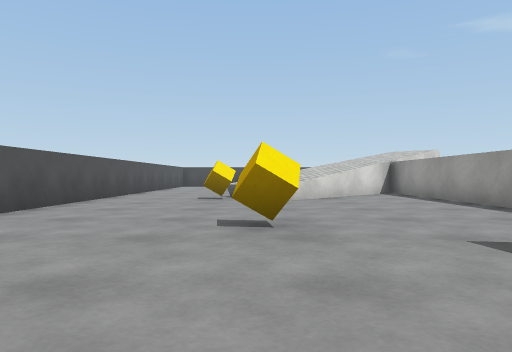
View 1 (above)

22 first-person views from a walk through a 3-D level made in the Unity game engine. The camera is 0.55 m above the floor, looks level and sees 70° across. The floor is counted in squares, 1 m on a side. Each view is taken from the middle of a square. On the plan, view 1 faces up. The plan holds only what a view shows up to about 9 squares ahead; the rest is blank. The player is left out. Surface patterns are stand-ins for the level's own textures.

View 2
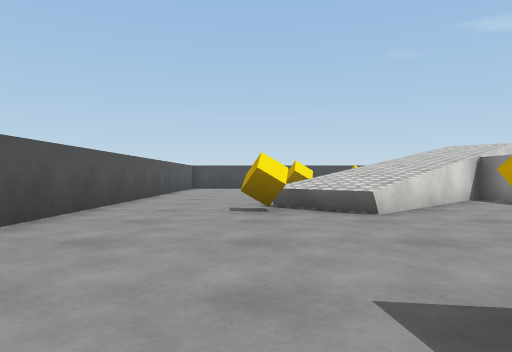

View 3
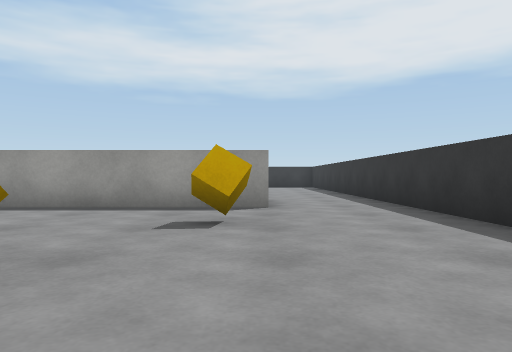

View 4
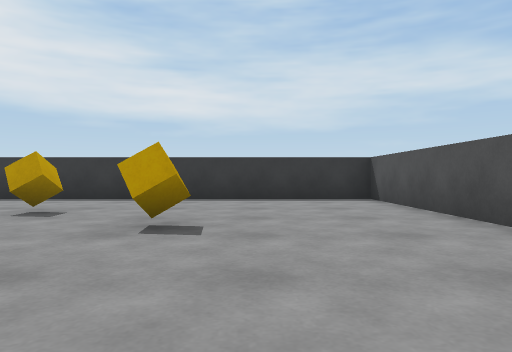

View 5
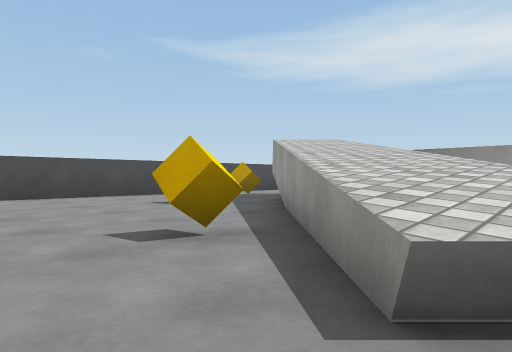

View 6
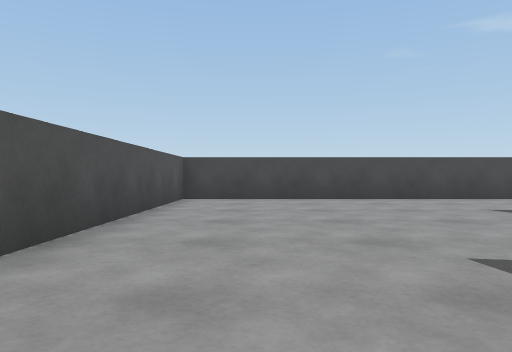

View 7
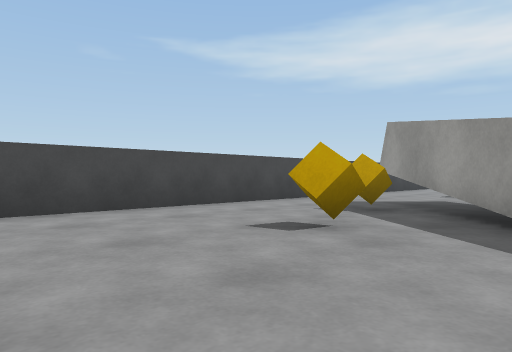

View 8
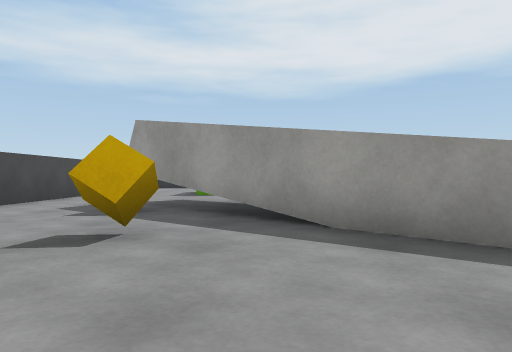

View 9
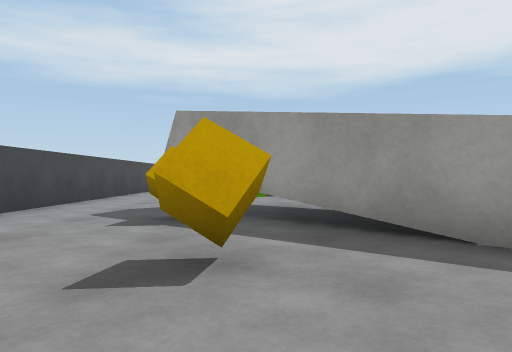

View 10
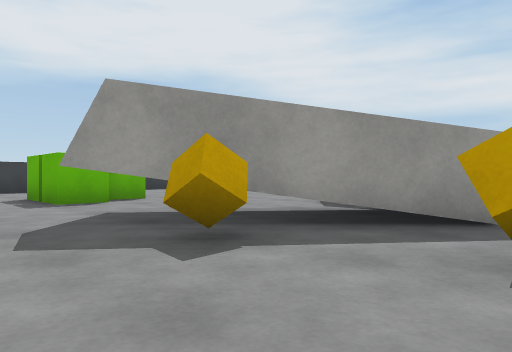

View 11
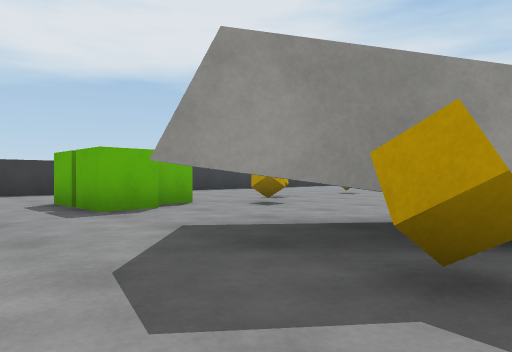

View 12
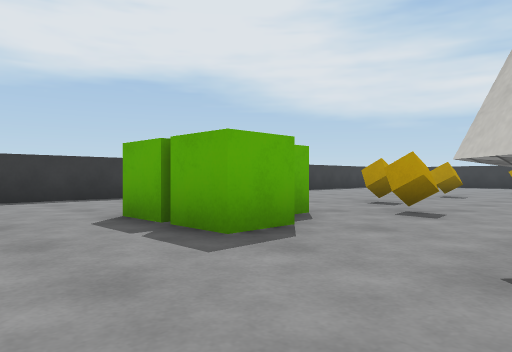

View 13
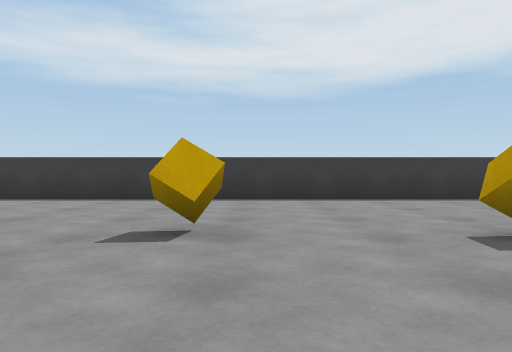

View 14
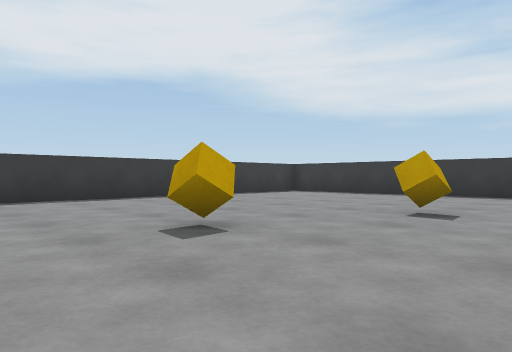

View 15
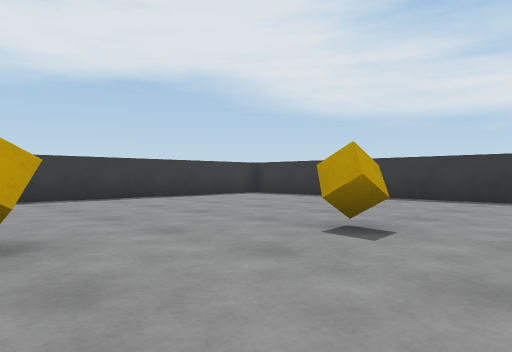

View 16
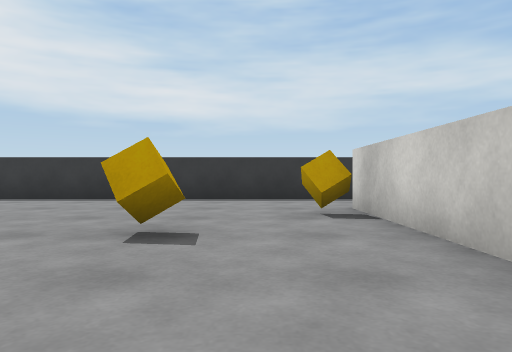

View 17
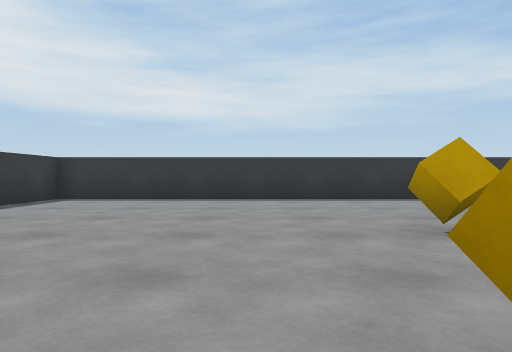

View 18
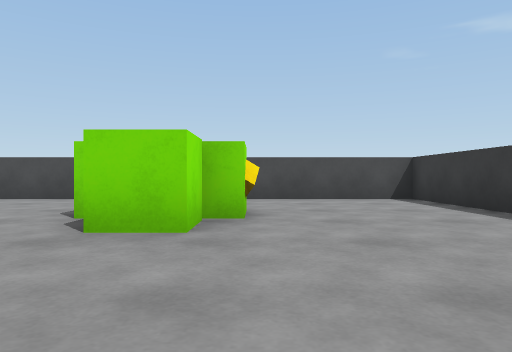

View 19
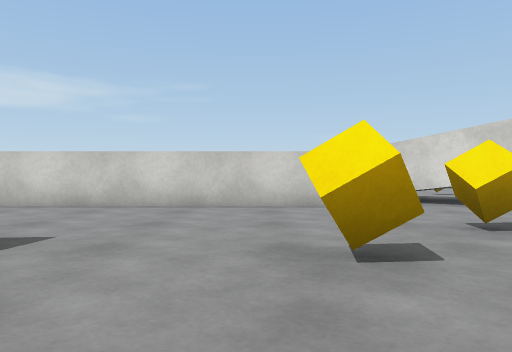

View 20
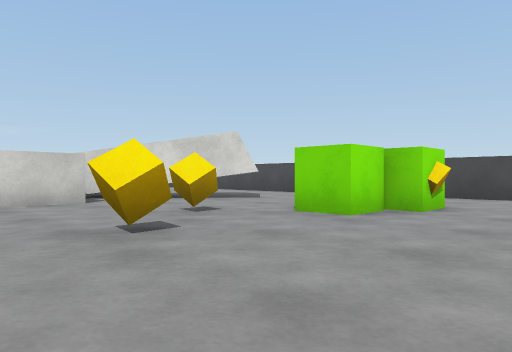

View 21
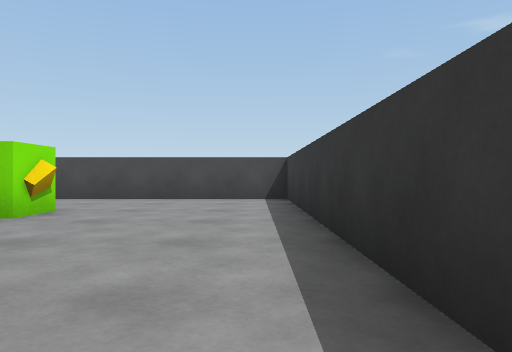

View 22
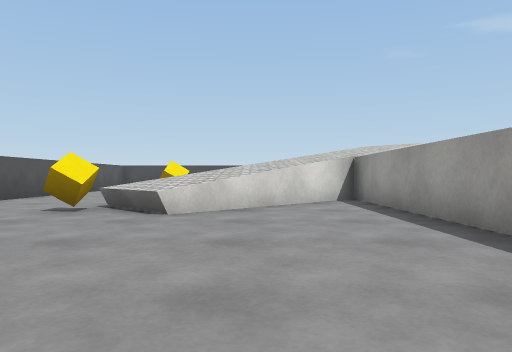

### Floor plan
Ten units are one square. View 1 is at (0, 0); x grows to the right and y downward. Boxes are objects, and circles mark ways between rooms. Rooms are numbered by the first view taken in them; rooms with no view inside come last. Other rooms are left out.
<svg viewBox="-42 -192 205 205">
<path fill="none" stroke="#000" d="M-7 -95 64 -167M48 -122 7 -81M44 -18 44 -118M86 -187 -37 -187 -37 8 65 8M7 -81 -7 -95M64 -119 64 -18M158 -40 158 -187 86 -187M74 -157 78 -153 48 -122M65 8 158 8 158 -12"/>
<rect x="-15" y="-95" width="10" height="10" fill="#bbb"><title>other object</title></rect>
<rect x="-5" y="-45" width="10" height="10" fill="#bbb"><title>other object</title></rect>
<rect x="-5" y="-125" width="10" height="10" fill="#bbb"><title>other object</title></rect>
<rect x="15" y="-25" width="10" height="10" fill="#bbb"><title>other object</title></rect>
<rect x="15" y="-155" width="10" height="10" fill="#bbb"><title>other object</title></rect>
<rect x="45" y="-165" width="10" height="10" fill="#bbb"><title>other object</title></rect>
<rect x="65" y="-35" width="10" height="10" fill="#bbb"><title>other object</title></rect>
<rect x="85" y="-45" width="10" height="10" fill="#bbb"><title>other object</title></rect>
<rect x="85" y="-125" width="10" height="10" fill="#bbb"><title>other object</title></rect>
<rect x="95" y="-85" width="10" height="10" fill="#bbb"><title>other object</title></rect>
<rect x="95" y="-155" width="10" height="10" fill="#bbb"><title>other object</title></rect>
<rect x="105" y="-115" width="10" height="10" fill="#bbb"><title>other object</title></rect>
<rect x="105" y="-145" width="10" height="10" fill="#bbb"><title>other object</title></rect>
<rect x="105" y="-155" width="20" height="10" fill="#bbb"><title>other object</title></rect>
<circle cx="55" cy="-5" r="3" fill="#2a7"/>
<circle cx="75" cy="-175" r="3" fill="#2a7"/>
<text x="10" y="-90">1</text>
<text x="110" y="-90">2</text>
</svg>
Room 1 opens to room 2.

Where each view was taken, in squares from view 1:
view 1: 0 up, 0 right, facing up
view 2: 3 up, 1 left, facing up
view 3: 2 up, 2 left, facing right
view 4: 8 up, 1 left, facing down
view 5: 9 up, 2 left, facing up-right
view 6: 10 up, 2 left, facing up
view 7: 13 up, 1 left, facing up-right
view 8: 14 up, 1 left, facing right
view 9: 15 up, 0 right, facing right
view 10: 18 up, 2 right, facing down-right
view 11: 18 up, 4 right, facing down-right
view 12: 18 up, 7 right, facing down-right
view 13: 10 up, 7 right, facing right
view 14: 10 up, 7 right, facing down-right
view 15: 8 up, 7 right, facing down-right
view 16: 8 up, 8 right, facing down
view 17: 8 up, 11 right, facing down
view 18: 10 up, 12 right, facing up
view 19: 10 up, 13 right, facing left
view 20: 9 up, 14 right, facing up-left
view 21: 10 up, 15 right, facing up
view 22: 3 up, 2 right, facing up
